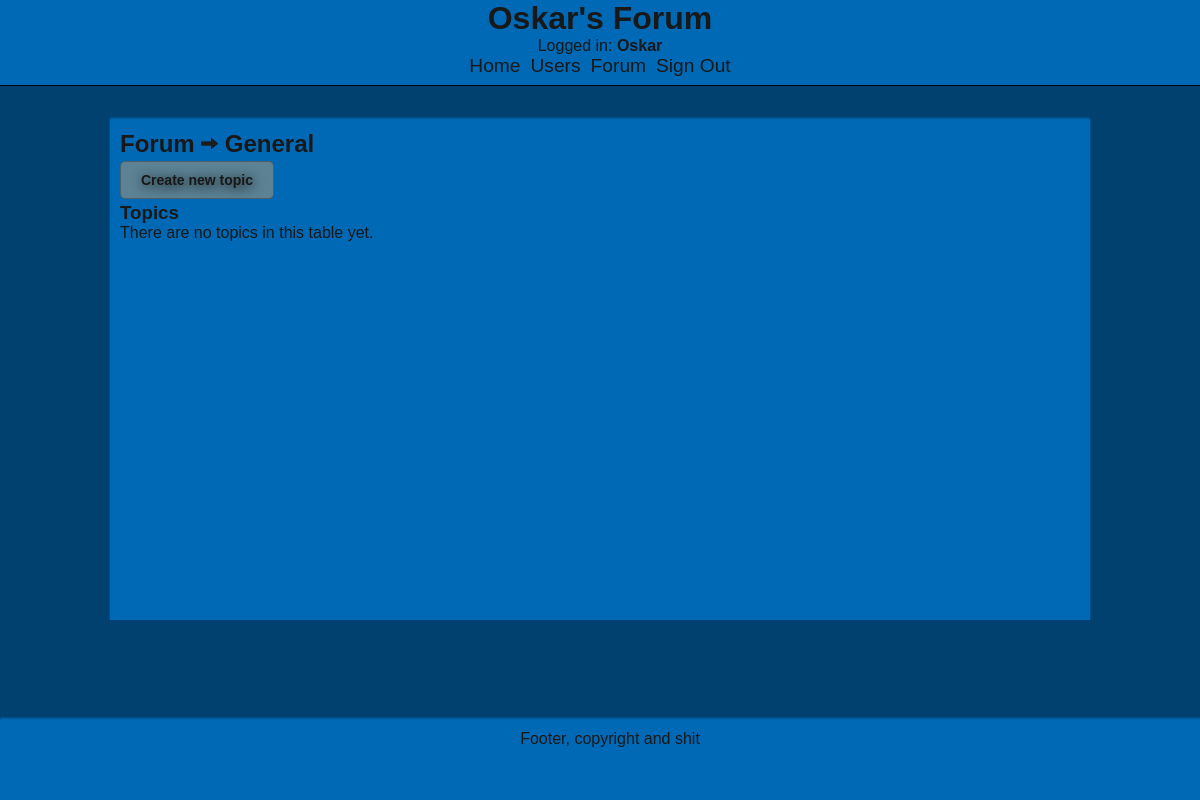
The app's page /view_table.php?table_id=5 (signed in), older data.
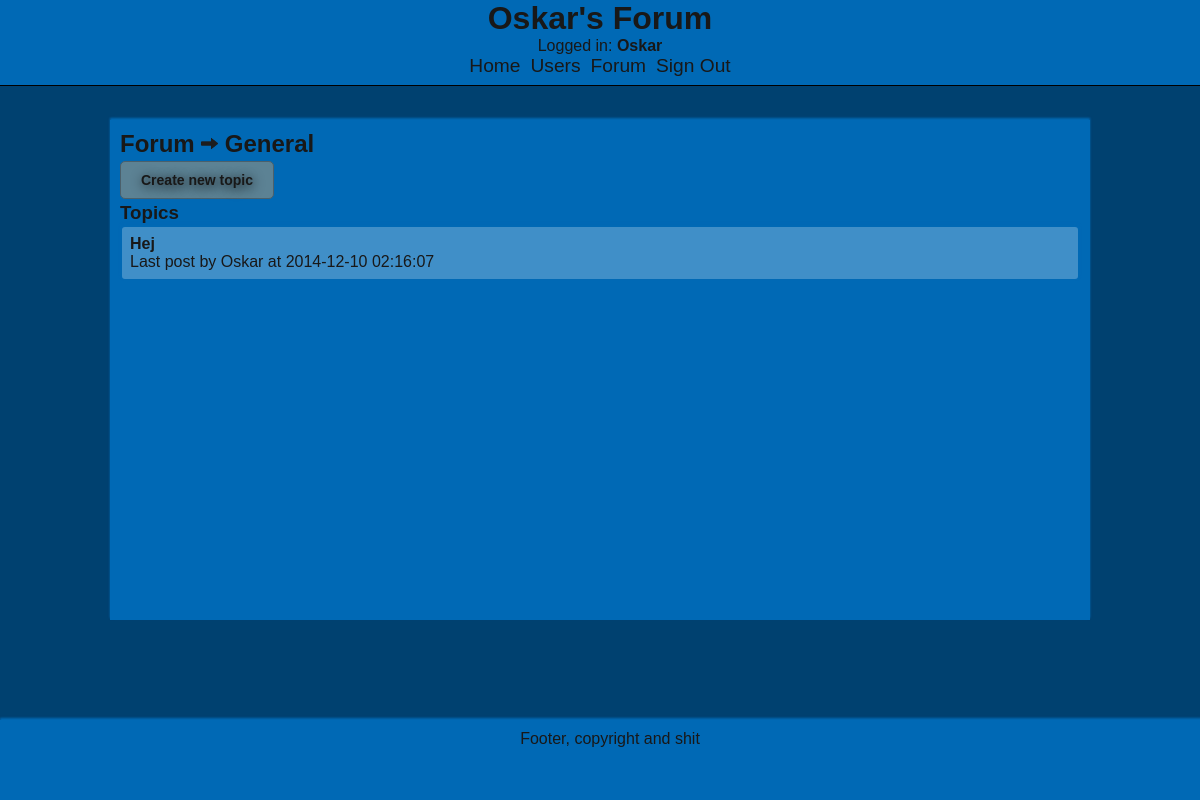
The same page, newer data.
### tables this page shows
CREATE TABLE IF NOT EXISTS `topics` (
  `id` int(11) NOT NULL AUTO_INCREMENT,
  `date` timestamp NOT NULL DEFAULT CURRENT_TIMESTAMP,
  `table` int(11) NOT NULL,
  `name` varchar(35) NOT NULL,
  `user` int(11) NOT NULL,
  PRIMARY KEY (`id`),
  KEY `user` (`user`),
  KEY `table` (`table`)
);

CREATE TABLE IF NOT EXISTS `users` (
  `id` int(11) NOT NULL AUTO_INCREMENT,
  `name` varchar(30) NOT NULL,
  `password` varchar(32) NOT NULL,
  `email` varchar(50) NOT NULL,
  `default_group` int(11) NOT NULL DEFAULT '0',
  `avatar` int(11) DEFAULT NULL,
  PRIMARY KEY (`id`),
  UNIQUE KEY `name` (`name`),
  UNIQUE KEY `email` (`email`),
  UNIQUE KEY `avatar` (`avatar`),
  KEY `default_group` (`default_group`)
);

CREATE TABLE IF NOT EXISTS `posts` (
  `id` int(11) NOT NULL AUTO_INCREMENT,
  `date` timestamp NOT NULL DEFAULT CURRENT_TIMESTAMP,
  `topic` int(11) NOT NULL,
  `user` int(11) NOT NULL,
  `text` blob NOT NULL,
  PRIMARY KEY (`id`),
  KEY `user` (`user`),
  KEY `topic` (`topic`)
);

### lib/class.Post.inc (called while the page is built, shortened)
<?php
	require_once 'class.Topic.inc';
	class Post {
		private
			$id,
			$date,
			$topic,
			$userId,
			$text;
		public function setId($id) {
			$this->id = $id;
		}
		public function setDate($date) {
			$this->date = $date;
		}
		public function getDate() {
			return $this->date;
		}
		public function getCreator() {
			$db = DB::getDb();
			$query ="SELECT
						 users.id as id,
						 users.name as name,
						 users.password as password,
						 users.email as email,
						 users.default_group as default_group,
						 users.avatar as avatar
					FROM
						users
					JOIN
						posts
					ON
						posts.user = users.id
					WHERE
						posts.id = :post_id";
			$stmt = $db->prepare($query);
			$stmt->bindParam(":post_id", $this->id);
			$stmt->execute();
			$user = $stmt->fetch(PDO::FETCH_ASSOC);
			return new User($user['id'], $user['name'], $user['password'], $user['email'], $user['default_group'], $user['avatar']);
		}
	}
?>

### lib/class.User.inc (the view, shortened to what the changed rows need)
<?php
	class User {
		protected
			$id,
			$name,
			$password,
			$email,
			$defaultGroup,
			$avatar;
		public function setId($id) {
			$this->id = $id;
		}
		public function getId() {
			return $this->id;
		}
		public function setName($name) {
			$this->name = $name;
		}
		public function getName() {
			return $this->name;
		}
		public function getHTMLLinkedName() {
			return "<a href='view_user.php?user_id=" . $this->getId() . "'>" . $this->getName() . "</a>";
		}
	}
?>

### lib/class.Navigation.inc
<?php
	require_once 'class.NavigationItem.inc';
	class Navigation {
		private
			$navigationItems = array();
		public function addItem($name, $link, $newTab = false) {
			$this->navigationItems[] = new NavigationItem($name, $link, $newTab = false);
		}
		public function getHTML() {
			$output = "<nav><ol>";
			foreach($this->navigationItems as $navigationItem) {
				$output .= $navigationItem->getHTML();
			}
			return $output .= "</ol></nav>";
		}
	}
?>

### lib/class.NavigationItem.inc (shortened to what the changed rows need)
<?php
	class NavigationItem {
		private
			$name,
			$link,
			$newTab;
		function __construct($name, $link, $newTab = false) {
			$this->name = $name;
			$this->link = $link;
		}
		public function getHTML() {
			$output = "<li><a href='" . $this->link . "'";
			return $output .  ">" . $this->name . "</a></li>";
		}
	}
?>

### lib/pages/class.ViewTablePage.inc (shortened to what the changed rows need)
<?php
	require_once 'lib/class.Page.inc';
	require_once 'lib/class.Topic.inc';
	class ViewTablePage extends Page {
		private
			$tableId,
			$table,
			$topics;
		public function setTable(Table $table) {
			$this->table = $table;
		}
		public function getTable() {
			return $this->table;
		}
		public function getTableHTMLView() {
			$output = "
				<div class='view_table'>
					<h2><a href='forum_index.php'>Forum</a> <span class='right_arrow'></span> " . $this->getTable()->getHTMLLinkedName() . "</h2>";
			if(WebUser::isLoggedIn()) {
				$output .= "
					<div class='view_table_new_topic'>
						<a href='new_topic.php?table=" . $this->getTable()->getId() . "'><span class='btn'>Create new topic</span></a>
					</div>";
			}
			$output .= "
					<div class='view_table_topic_list'>
						<h3>Topics</h3>
						<ol>";
			$topics = $this->table->getTopics();
			if(count($topics) > 0) {
				foreach($this->table->getTopics() as $topic) {
					$output .= "
								<li>
									<div class='forum_list bordered'>
										<div class='forum_list_topic_name bold'>
											" . $topic->getHTMLLinkedName() . "
										</div>";
					$lastPost = $topic->getLastPost();
					$lastPostCreator = $lastPost->getCreator();
					$output .= "
										<div class='view_table_topic_last_post'>
											Last post by " . $lastPostCreator->getHTMLLinkedName() . " at " . $lastPost->getDate() . "
										</div>
									</div>
								</li>";
				}
			}
			else
				$output .= "There are no topics in this table yet.";
			$output .= "
						</ol>
					</div>";
			return $output . "</div>";
		}
	}
?>

### lib/class.Topic.inc (shortened to what the changed rows need)
<?php
	require_once 'class.Post.inc';
	class Topic {
		private
			$id,
			$date,
			$table,
			$name,
			$user,
			$posts;
		public function setId($id) {
			$this->id = $id;
		}
		public function getId() {
			return $this->id;
		}
		public function setName($name) {
			$this->name = $name;
		}
		public function getName() {
			return $this->name;
		}
		public function getHTMLLinkedName() {
			return "<a href='view_topic.php?topic_id=" . $this->getId() . "'>" . $this->getName() . "</a>";
		}
		public function getLastPost() {
			$db = DB::getDb();
			$query ="SELECT * FROM posts WHERE topic = :topic_id ORDER BY date DESC LIMIT 1";
			$stmt = $db->prepare($query);
			$stmt->bindParam(":topic_id", $this->id);
			$stmt->execute();
			$post = $stmt->fetch(PDO::FETCH_ASSOC);
			return new Post($post['id'], $post['date'], $post['topic'], $post['user'], $post['text']);
		}
	}
?>

Row changes from the older to the newer data that the page shows:
added topics: name "Hej", users.name "Oskar", posts.date "2014-12-10 02:16:07"
Text that changed along with them:
text no longer shown: "There are no topics in this table yet."
